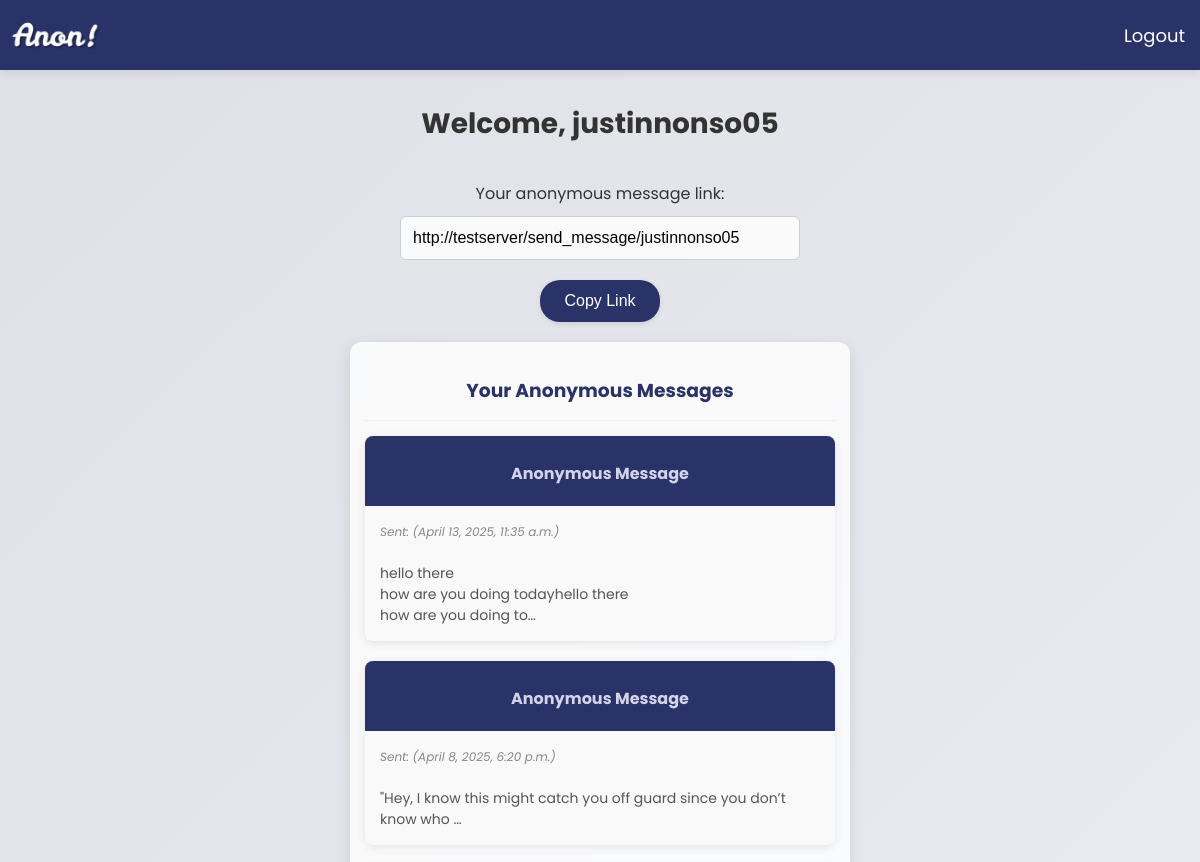
Before: / (signed in, upper part) with the older database file.
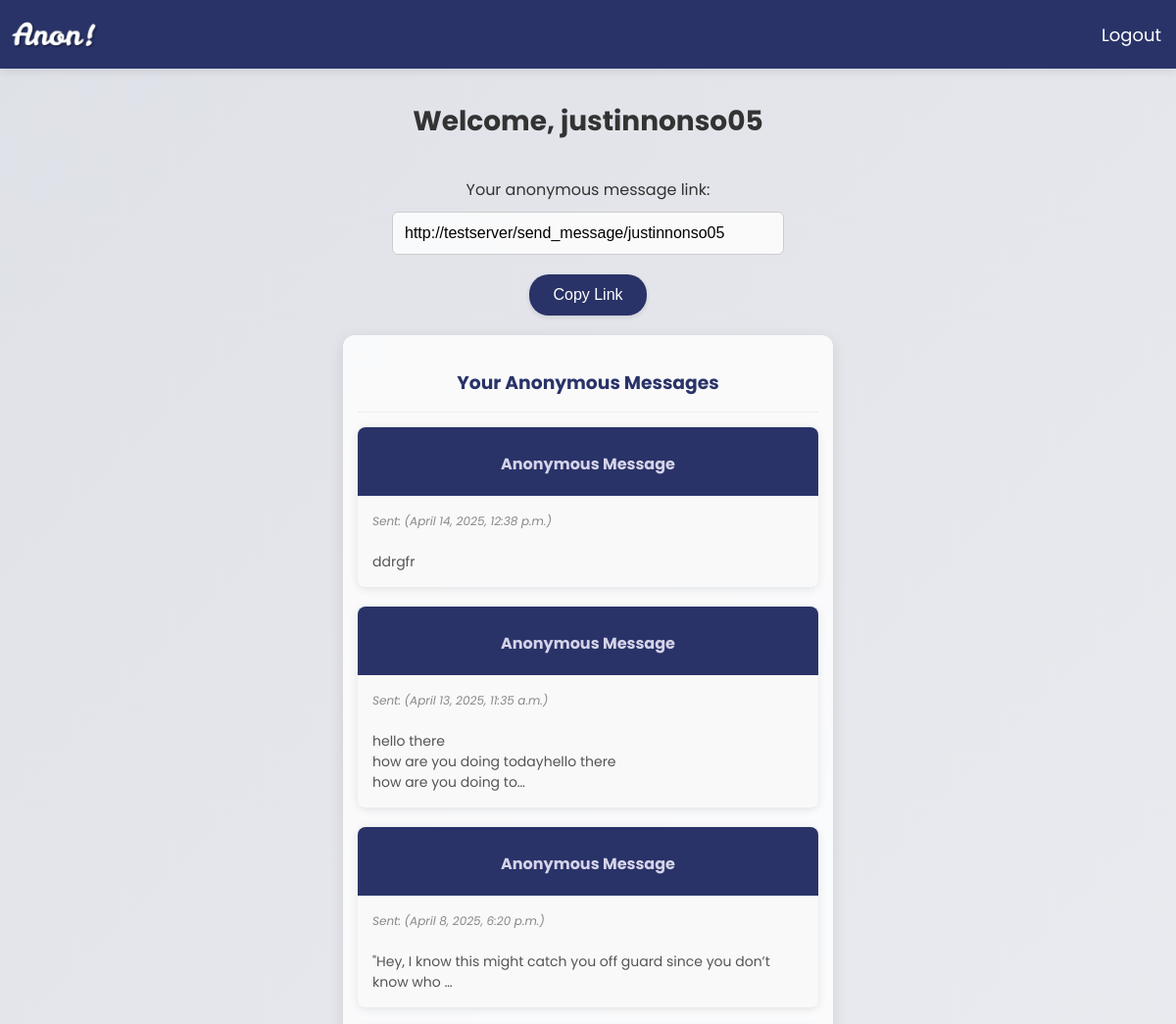
After: the same page with the newer database file.
### main/models.py (models this page shows, shortened)
class Message(models.Model):
    recipient = models.ForeignKey(User, on_delete=models.CASCADE, related_name='messages')
    content = models.TextField()
    timestamp = models.DateTimeField(auto_now_add=True)
    is_read = models.BooleanField(default=False)

### main/views.py (the view)
# urls.py: path('', views.user_home, name="home"),
def user_home(request):
    if not request.user.is_authenticated:
        return redirect('auth')
    messages = request.user.messages.order_by('-timestamp').all()
    return render(request, 'main/home.html', {'messages': messages})

### main/templates/main/home.html (shortened to what this page needs)
{% extends "main/base.html" %}
{% load static %}
{% block nav_links %}
    <a href="{% url 'logout' %}" class="nav-link">Logout</a>
{% endblock nav_links %}
{% block content %}
    <div class="container">
        <h2>Welcome, {{ user.username }}</h2>
        <p>Your anonymous message link:</p>
        <input type="text" value="{{ request.build_absolute_uri|slice:':'|add:'send_message/'|add:user.username }}" readonly id="anonLink">
        <button onclick="copyLink()">Copy Link</button>
        <div id="Messages" class="tabcontent" style="display: block;">
            <h3>Your Anonymous Messages</h3>
            {% if messages %}
                {% for message in messages %}
                <div class="message-con" data-url="{% url 'message_detail' message.id %}" onclick="view(this)">
                    <div class="msg-head"><span class="title">Anonymous Message</span></div>
                    <div class="message">
                        <span>
                            <small>Sent: ({{ message.timestamp }})</small><br><br>
                            {% with content=message.content|striptags %}
                                {% if content|length > 70 %}
                                    {{ content|truncatechars:70|safe|linebreaksbr }}
                                {% else %}
                                    {{ content|safe|linebreaksbr }}
                                {% endif %}
                            {% endwith %}
                        </span>
                    </div>
                </div>
                {% endfor %}
            {% else %}
                <p class="no-messages">No messages yet. Share your link to receive anonymous messages!</p>
            {% endif %}
        </div>
    </div>
{% endblock content %}

Changed rows visible on the page:
added Message: timestamp "April 14, 2025, 12:38 p.m.", content "ddrgfr"
